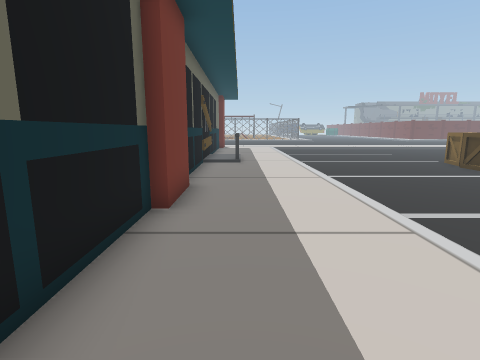
View 1 (above)

19 first-person views from a walk through a scene from a Unity 3-D project. The camera is 1.5 m above the floor, tilts 10° down and sees 80° across. The floor is counted in squares, 1 m on a side. Each view is taken from the middle of a square. On the plan, view 1 faces up. The plan holds only what a view shows up to about 14 squares ahead; the rest is blank. The place goes on beyond the plan. The player is left out.

View 2
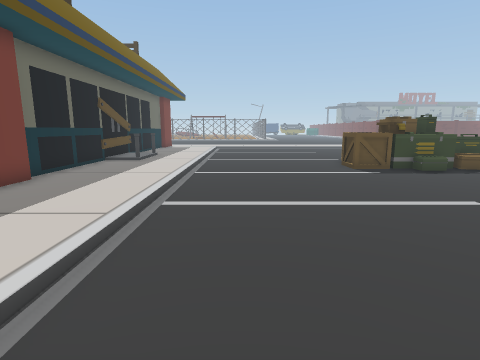

View 3
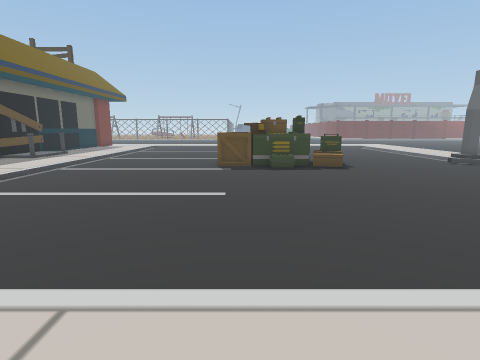

View 4
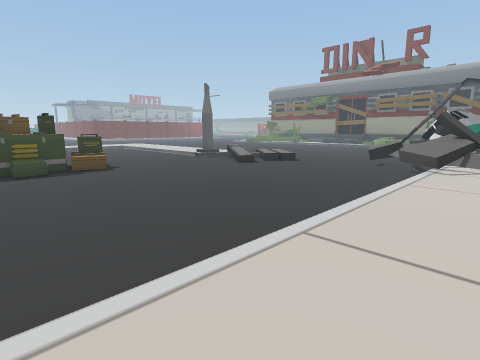

View 5
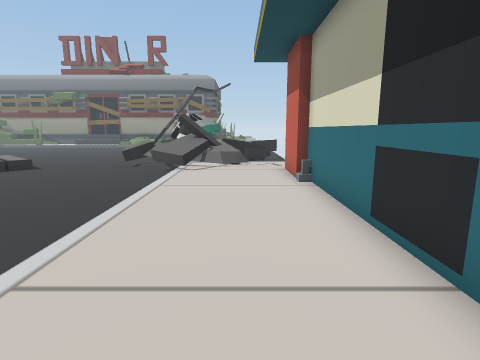

View 6
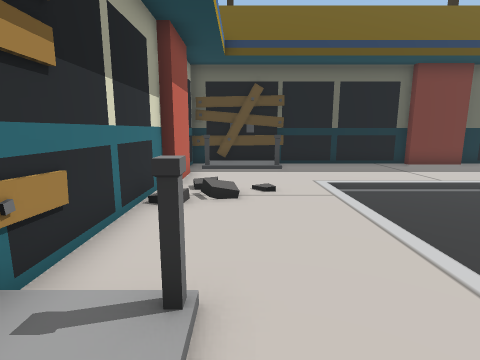

View 7
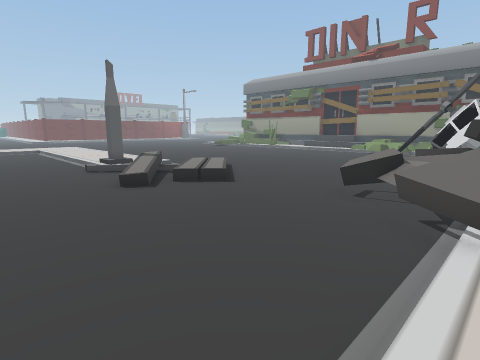

View 8
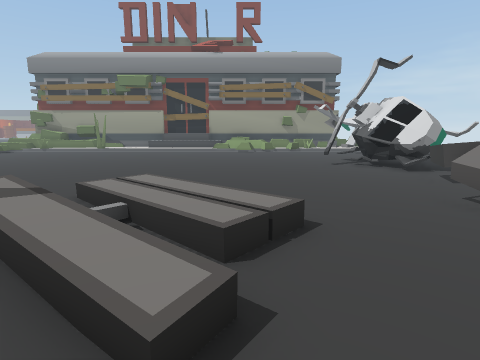

View 9
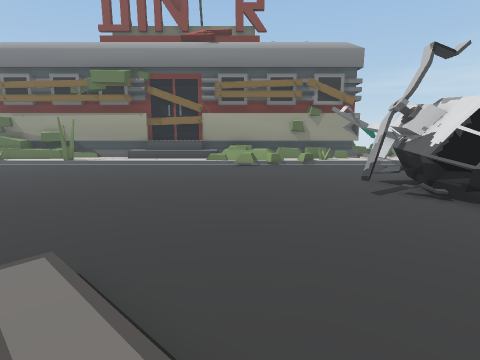

View 10
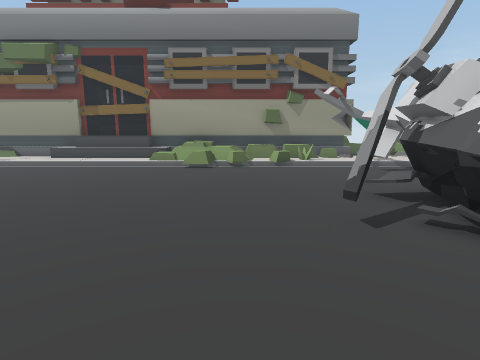

View 11
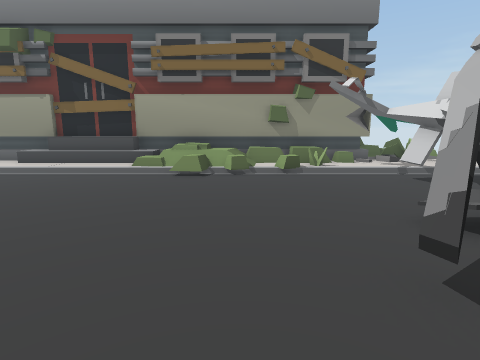

View 12
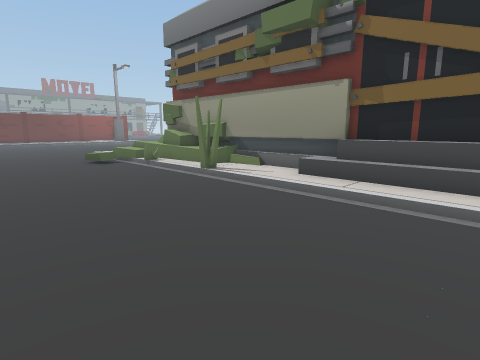

View 13
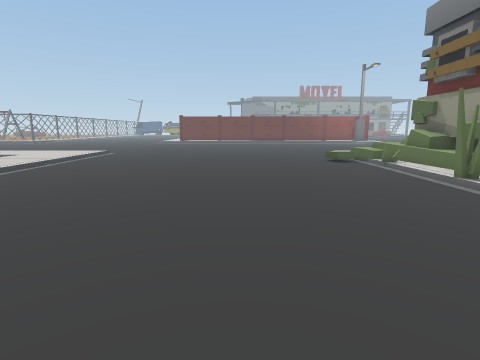

View 14
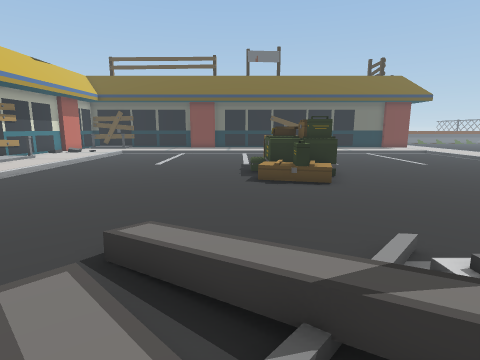

View 15
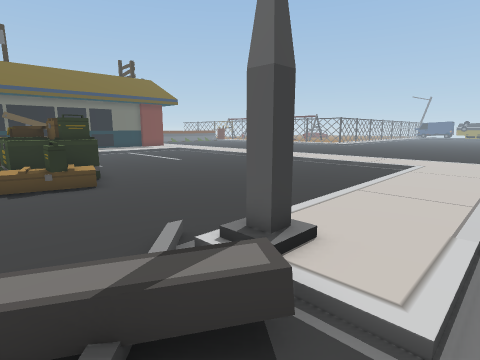

View 16
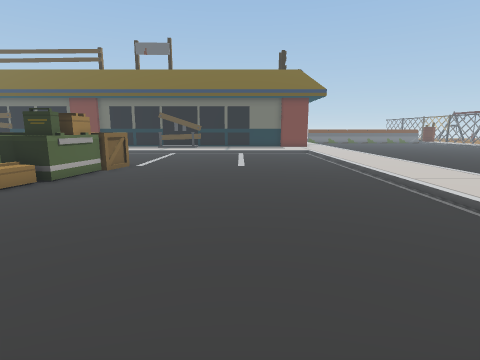

View 17
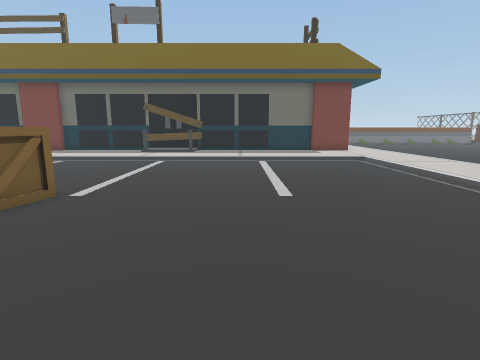

View 18
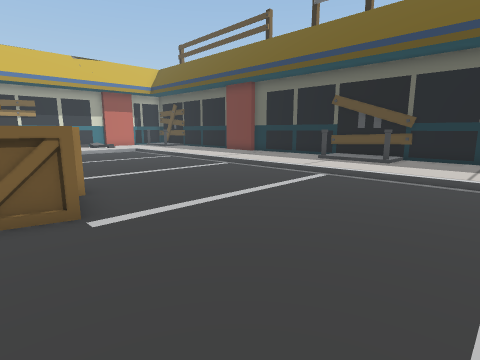

View 19
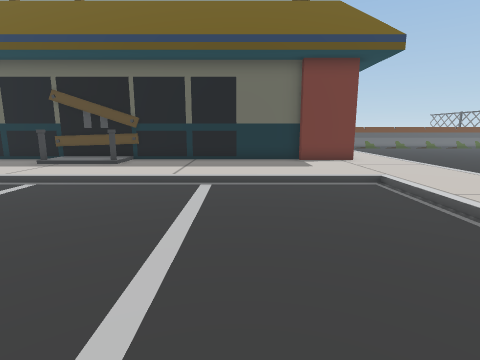

### Floor plan
Key: @ floor where view 1 was taken; # wall or solid block; x gap in a wall; . main floor; : floor 0.25 m higher than the main floor; + floor 0.5 m higher than the main floor; * floor 0.75 m higher than the main floor; % floor 1 m higher than the main floor; & floor 1.25 m higher than the main floor; / step, stairs or slope; = window, fence, low wall or low ledge; ^ raised ledge; O other object.
Columns run from 3 left of view 1 to 43 right of it. Each row starts with its distance up from view 1.
 28 ::::::::::   ::::::
 27 :::::::::::: :::::::      ::
 26  ::::::::::::::::::::    :::           ..
 25  #::::///////////////// //:::         ....
 24  #::::/...................:::.............O=%#
 23  #::::/...................:::..............###
 22  #::::/...................:::..............==#
 21  #::::/...................:::............../=#
 20  #::::/...................:::..............//#
 19  #::::/...................:::..............//#
 18  #::::/...................:::..............#:##
 17  #::::/...................:::. ............/:##
 16  #+#::/...................:::.  .........../:##
 15  #+/::/.......O...........:::.  .........../:##
 14  #+/::/.......OOOO........//:. ............/:##
 13  #/#::/......O OOOOO......#/:............../:##
 12  #::::/......OOOOOOO.....//==............../:##
 11  #::::/.........O.O.......==.//............/:##
 10  #::::/...................O////............//##
  9  #::::/..................O////.............//##
  8  #::::/..................////..............=/#
  7  #::::/..................../...............x/#
  6  #::::/....................................=/##
  5  #::::/..................................../:##
  4  #::::/............................=#......=:##
  3  #::::/.....................==.....x......./=##
  2  #::::/.....................=#===.#####..../:##
  1  #::::/...................==#==%x.#   ####. :##
  0  #:@::::::::::::::::::::::=&====         ##/^#=
 -1  #+#:::::::::  :::::::::::/%&     ^#     ../:==
 -2  #+/::::::::: :::::::::::::+*#            ./ =
 -3  #+/::::::::+    ::::::::::^==
 -4  ############    ##########::

Positions as (right, up) in squares from view 1, and headings:
1: (0, 0), facing up
2: (5, -1), facing up
3: (11, -2), facing up
4: (11, -2), facing up-right
5: (12, -2), facing right
6: (11, -2), facing left
7: (18, 0), facing up-right
8: (20, 8), facing right
9: (24, 8), facing right
10: (28, 6), facing right
11: (30, 6), facing right
12: (34, 10), facing up-right
13: (34, 10), facing up
14: (26, 10), facing left
15: (26, 10), facing up-left
16: (24, 20), facing left
17: (17, 19), facing left
18: (12, 20), facing down-left
19: (11, 21), facing left
